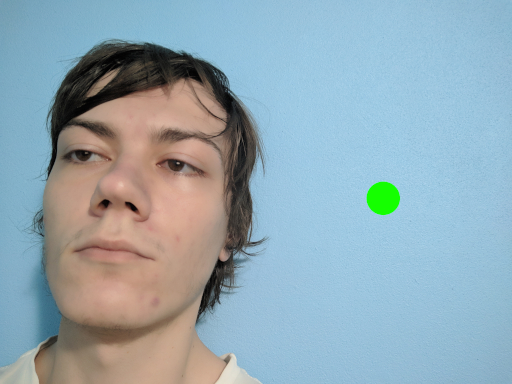
#> input picture 2.jpg, 512 x 384 px
$ jupyter execute 'Filtro Verde - APS.ipynb'
#> lines starting #> are read from the running program, lines starting #| are printed output that depends on the picture; after the words box and inside, x2 and y2 are one past the last pixel; in counts of white or black regions, pixels touching at a corner belong together; long printed decimals are rounded
[cell 1]
from PIL import Image
from matplotlib import pyplot as plt
import array as arr
from PIL import ImageFilter

im = Image.open('2.jpg')
#> im is the input picture: PIL image 512x384 RGB; mean R, G, B 146.8, 168.4, 178.6
rgb_im = im.convert('RGB')
im_test = im.convert('RGB')
hsv_im = im.convert('HSV')
#> hsv_im: PIL image 512x384 HSV; mean H, S, V 104.2, 75.3, 192.7
pixel_rgb = rgb_im.load()

largura, altura = im.size
#> largura = 512; altura = 384

soma = 0
conta = 0
media = 0
dif_r = 0
dif_g = 0
dif_b = 0

for i in range(largura):
    for j in range(altura):
        h, s, v = hsv_im.getpixel((i, j))

        if(h >= 45 and h <= 90 and s >= 50 and v >=20):
            conta = conta + 1
            pixel_rgb[i,j] = (255, 255, 255)

        if(pixel_rgb[i,j] != (255, 255, 255)):
            pixel_rgb[i,j] = (0, 0, 0)
#> after the loop, conta = 880

conta = conta/(largura/altura)
#> conta = 660

print(conta)
#| 660.0

k1 = [-1,-1,-1,0,0,0,1,1,1]
imgh = rgb_im.filter(ImageFilter.Kernel((3,3),k1,scale=0.01))
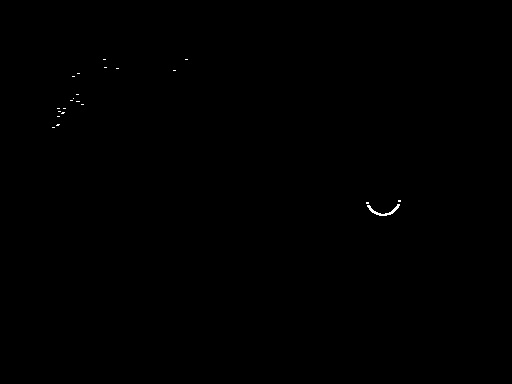
#> imgh: PIL image 512x384 RGB; 0.09% white in thin lines or dots, all inside (x1, y1, x2, y2) = (52, 59, 401, 216)

k2 = [-1,0,1,-1,0,1,-1,0,1]
imgv = rgb_im.filter(ImageFilter.Kernel((3,3),k2,scale=0.01))
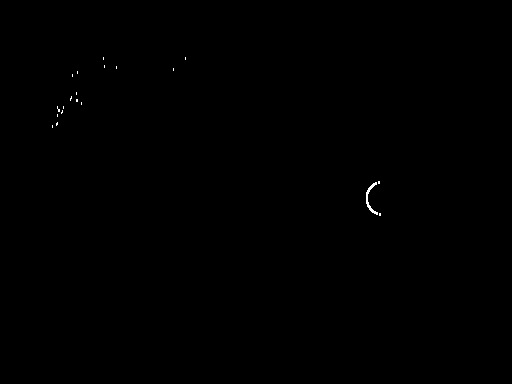
#> imgv: PIL image 512x384 RGB; 0.09% white in thin lines or dots, all inside (x1, y1, x2, y2) = (52, 57, 381, 216)

imgx = Image.blend(imgh,imgv,0.5)

imWE = imgx.filter(ImageFilter.MaxFilter(9))

rgb_im = im.convert('RGB')
pixel_rgb = rgb_im.load()

WE_im = Image.blend(imWE,rgb_im,0.5)
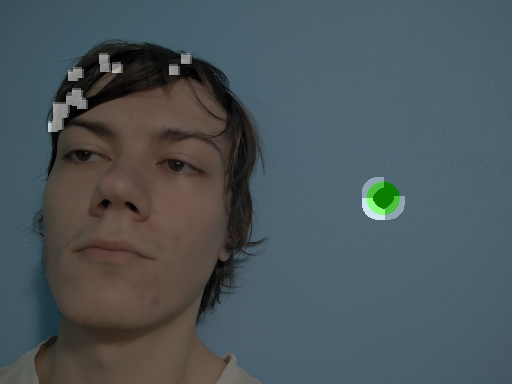
#> WE_im: PIL image 512x384 RGB; mean R, G, B 74.5, 85.3, 90.4
pixel_WE = WE_im.load()

for k in range(largura):
    for l in range(altura):
        r, g, b = rgb_im.getpixel((k, l))
        h, s, v = hsv_im.getpixel((k, l))
        x, y, z = imWE.getpixel((k, l))

        media = int(round((r+g+b)/3))

        dif_r = (r - media)
        dif_g = (g - media)
        dif_b = (b - media)

        if(x == 0 and y == 0 and z == 0):
            pixel_WE[k,l] = (r, g, b)
        else:
            pixel_WE[k,l] = (255, 0, 0)

        if(h >= 45 and h <= 138 and s >=70 and v >=30):
            pixel_rgb[k,l] = (r, g, b)
        else:
            if(conta > 0 and conta < 50000):
                pixel_rgb[k,l] = (int(round(media + dif_r * (conta/10000))),
                                int(round(media + dif_g * (conta/10000))),
                                int(round(media + dif_b * (conta/10000))))
            else:
                pixel_rgb[k,l] = (int(round(media + dif_r * (conta/100000))),
                                int(round(media + dif_g * (conta/100000))),
                                int(round(media + dif_b * (conta/100000))))

print(conta/100000)
#| 0.0066


f, axarr = plt.subplots(1,3)
axarr[0].imshow(im)
axarr[1].imshow(WE_im)
axarr[2].imshow(rgb_im)
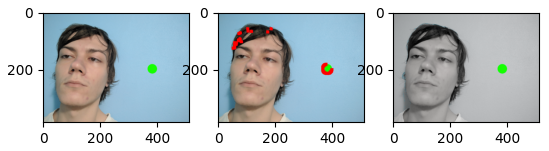
#> figure drawn by matplotlib, 3 panels

$ run again, with 4.jpg copied over 2.jpg
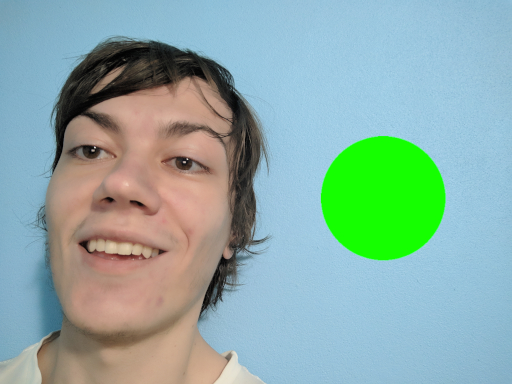
#> input picture 4.jpg, 512 x 384 px
#> im is the input picture: PIL image 512x384 RGB; mean R, G, B 140.8, 173.2, 166.3
#> hsv_im: PIL image 512x384 HSV; mean H, S, V 99.4, 85.8, 195.8
#> after the loop `for i in range(largura):`: conta = 12069
#> `conta = conta/(largura/altura)`: conta = 9051.8
#| 9051.75
#> `imgh = rgb_im.filter(ImageFilter.Kernel((3,3),k1,scale=0.01))`:
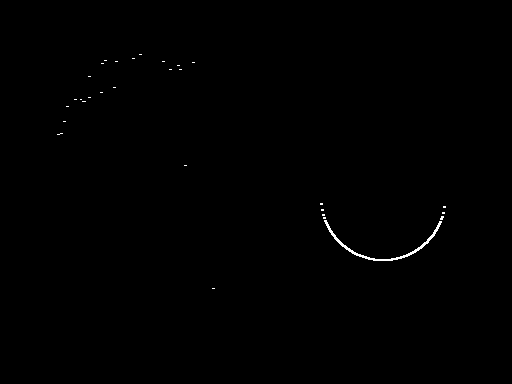
#> imgh: PIL image 512x384 RGB; 0.26% white in thin lines or dots, all inside (x1, y1, x2, y2) = (57, 54, 446, 289)
#> imgv: PIL image 512x384 RGB; 0.26% white in thin lines or dots, all inside (x1, y1, x2, y2) = (57, 52, 379, 289)
#| 0.09052
#> `[cell 1] from PIL import Image from matplotlib import pyplot as plt im..`:
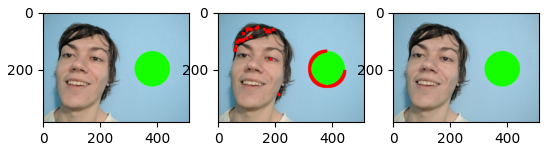
#> figure drawn by matplotlib, 3 panels
